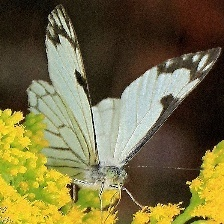
#> input picture Image_1.png, 224 x 224 px
$ jupyter execute --allow-errors image.ipynb
#> lines starting #> are read from the running program, lines starting #| are printed output that depends on the picture
Libraries

[cell 1]
import numpy as np
import pandas as pd
import cv2 as cv
from google.colab.patches import cv2_imshow # for image display
from skimage import io
from PIL import Image
import matplotlib.pylab as plt

[cell 2]
from google.colab import files
from IPython.display import Image

Upload Image

[cell 3]
uploaded = files.upload()
#> the answer given: Image_1.png

[cell 4]
Image('Image_1.png')

[cell 5]
Image('Image_1.png', width=100)

[cell 6]
import numpy as np
import pandas as pd
import cv2 as cv
from google.colab.patches import cv2_imshow # for image display
from skimage import io
from PIL import Image
import matplotlib.pylab as plt

[cell 7]
from IPython.display import Image, display

# Display the image
display(Image(filename='Image_1.png'))

[cell 8]
import cv2
from IPython.display import Image, display

# Read the image
image = cv2.imread('Image_1.png')
#> image is the input picture: shape (224, 224, 3); mean B, G, R 64.2, 107.8, 117.2

# Check datatype
datatype = image.dtype

# Check height and width
height, width, _ = image.shape
#> height = 224; width = 224

# Display the image
display(Image(filename='Image_1.png'))

# Print information
print(f"Datatype: {datatype}")
#| Datatype: uint8
print(f"Height: {height}")
#| Height: 224
print(f"Width: {width}")
#| Width: 224

[cell 9]
# to prevent image does from skewed or distorted
# calculate the ratio of the new image to the old image
r = 500 / image.shape[1]
#> r = 2.23
dim = (500, int(image.shape[0] * r))
#> dim = (500, 500)

# perform the actual resizing of the image and show it
resized = cv.resize(image, dim, interpolation = cv.INTER_AREA)
cv2_imshow(resized)
cv.waitKey(0)

[cell 10]
# grab the dimensions of the image and calculate the center
(h, w) = resized.shape[:2]
#> h = 500; w = 500
center = (w / 2, h / 2)
#> center = (250, 250)

# rotate the image by 180 degrees
M = cv.getRotationMatrix2D(center, 180, 1.0)
rotated = cv.warpAffine(resized, M, (w, h))
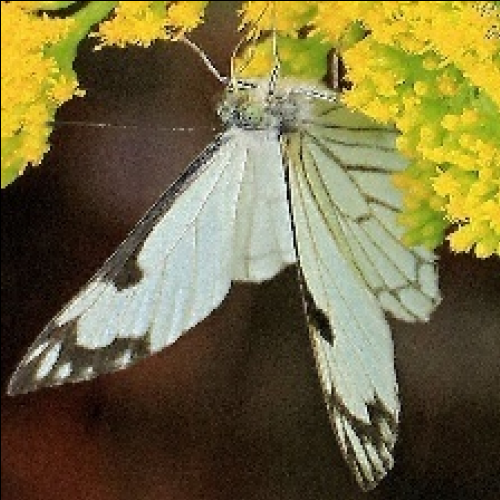
#> rotated: shape (500, 500, 3); mean B, G, R 64.1, 107.5, 116.8
cv2_imshow(rotated)

# re-rotate
M = cv.getRotationMatrix2D(center, 180, 1.0)
rotated = cv.warpAffine(rotated, M, (w, h))
cv2_imshow(rotated)
cv.waitKey(0)

[cell 11]
plt.hist(rotated.ravel(),bins = 256, range = [0,256])
#> (this line was passed over: IPython is not available in this run)
plt.show()

[cell 12]
color = ('r','g','b')
#> (the rest of this cell did not finish here and is left out)

[cell 13]
gray_image = cv.cvtColor(rotated, cv.COLOR_RGB2GRAY)
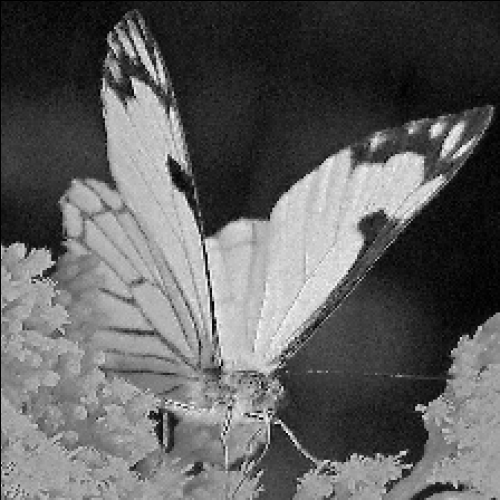
#> gray_image: shape (500, 500); min 0, max 253, mean 95.6
cv2_imshow(gray_image)

[cell 14]
# Plot the histogram of the gray image. We could observe that the frequency of
# the image hist has decreased ~ 1/3 of the histogram of color image
plt.hist(gray_image.ravel(),bins = 256, range = [0, 256])
#> (this line was passed over: IPython is not available in this run)
plt.show()

[cell 15]
# This is an inverse operation of the grayscale image, you could see that the
# bright pixels become dark, and the dark pixels become bright
im2 = 255 - gray_image
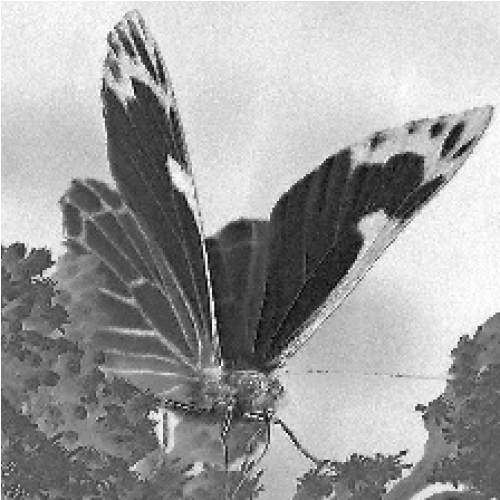
#> im2: shape (500, 500); min 2, max 255, mean 159.4
cv2_imshow(im2)

[cell 16]
# Another transform of the image, after adding a constant,
# all the pixels become brighter and a hazing-like effect of the image is generated
im3 = (100/255)*gray_image + 100
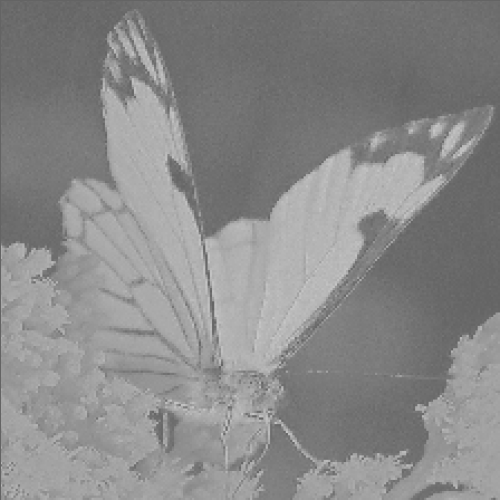
#> im3: shape (500, 500) float64; min 100, max 199.2, mean 137.5
cv2_imshow(im3)

[cell 17]
# The lightness level of the gray_image decreases after this step
im4 = 255*(gray_image/255)**2
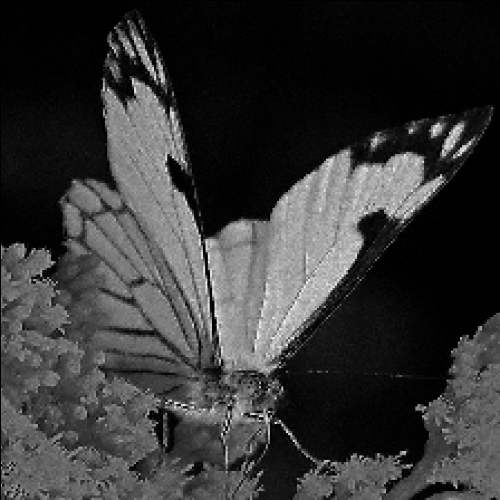
#> im4: shape (500, 500) float64; min 0, max 251, mean 54.5
cv2_imshow(im4)
plt.hist(im4.ravel(),bins = 256, range = [0, 256])
#> (this line was passed over: IPython is not available in this run)
plt.show()

[cell 18]
# function of histogram equalization
def histeq(im, nbr_bins = 256):
  """ Histogram equalization of a grayscale image.  """
#> called with nbr_bins = 256
  # get the image histogram
  imhist, bins = np.histogram(im.flatten(), nbr_bins, [0, 256])
#> imhist = 256 values, max 18645 at index 1, min 0 at index 78, mean 976.6; bins = 257 values from 0 to 256
  cdf = imhist.cumsum() # cumulative distribution function
#> cdf = 256 values from 17649 to 250000
  cdf = imhist.max()*cdf/cdf.max()  #normalize
#> cdf = 256 values from 1316.3 to 18645
  cdf_mask = np.ma.masked_equal(cdf, 0)
  cdf_mask = (cdf_mask - cdf_mask.min())*255/(cdf_mask.max()-cdf_mask.min())
  cdf = np.ma.filled(cdf_mask,0).astype('uint8')
#> cdf = 256 values from 0 to 254
  return cdf[im.astype('uint8')]
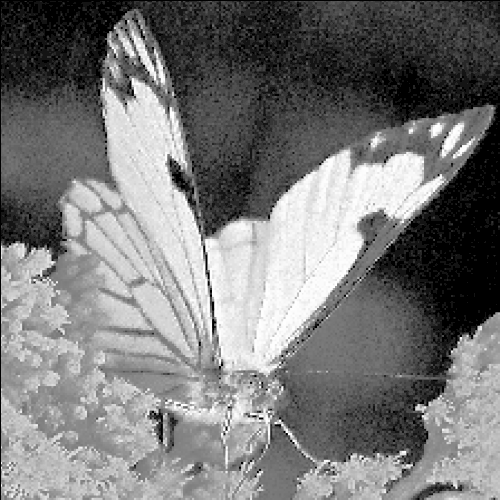
#> returned value: shape (500, 500); min 0, max 254, mean 120.8

# apply the function on your dark image to increase the contrast
# we could observe that the contrast of the black background has increased
im5 = histeq(im4)
cv2_imshow(im5)

[cell 19]
#Dark image 👉 gray levels would be clustered at the lower end

#Uniformly bright image 👉 gray levels would would be clustered at the upper end.

#Well contrasted image 👉 gray levels would be well spread out


# Extra: try to visualize the histogram of the image after histogram equalization
# Before histogram equalization
plt.hist(im4.ravel(),bins = 256, range = [0, 256])
#> (this line was passed over: IPython is not available in this run)
plt.show()

[cell 20]
# Python program to demonstrate erosion & dilation of images.
import cv2
from google.colab.patches import cv2_imshow
import numpy as np

# Reading the input image
import imageio
#> (the rest of this cell did not finish here and is left out)

#> (a cell that did not finish here is left out)

#> (a cell that did not finish here is left out)

#> (a cell that did not finish here is left out)

#> (a cell that did not finish here is left out)

[cell 25]
import cv2
import numpy as np
from google.colab.patches import cv2_imshow  # for displaying images in Colab

# Assuming you have loaded an image (replace 'your_image.jpg' with the actual image file)
image = cv2.imread('Image_1.png')

# Convert the image to grayscale
gray_image = cv2.cvtColor(image, cv2.COLOR_BGR2GRAY)
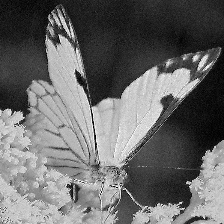
#> gray_image: shape (224, 224); min 0, max 252, mean 105.7

# Define the kernel for erosion
kernel = np.ones((5, 5), np.uint8)

# Perform erosion on the grayscale image
img_erosion = cv2.erode(gray_image, kernel, iterations=1)
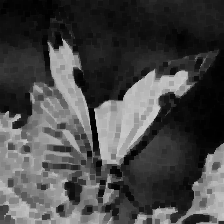
#> img_erosion: shape (224, 224); min 0, max 205, mean 70.9

# Display the original and eroded images
cv2_imshow(gray_image)
cv2_imshow(img_erosion)
